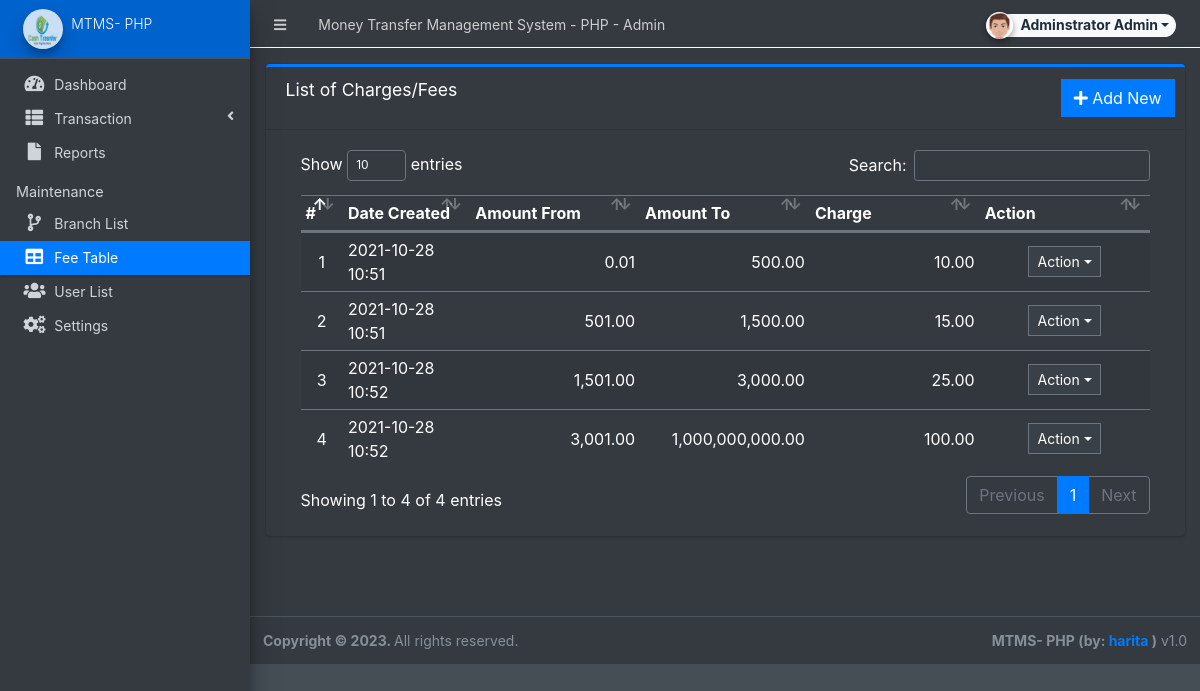
/admin/?page=maintenance/fee (signed in), run on the app's committed database.
### tables this page shows
CREATE TABLE `fee_list` (
  `id` int(30) NOT NULL,
  `amount_from` float NOT NULL DEFAULT 0,
  `amount_to` float NOT NULL DEFAULT 0,
  `fee` float NOT NULL DEFAULT 0,
  `date_created` datetime NOT NULL DEFAULT current_timestamp()
);

### admin/maintenance/fee.php (the view, shortened to what this page needs)
<div class="card card-outline card-primary">
	<div class="card-header">
		<h3 class="card-title">List of Charges/Fees</h3>
		<div class="card-tools">
			<a href="javascript:void(0)" id="create_new" class="btn btn-flat btn-primary"><span class="fas fa-plus"></span>  Add New</a>
		</div>
	</div>
	<div class="card-body">
		<div class="container-fluid">
        <div class="container-fluid">
			<table class="table table-hovered table-striped">
				<colgroup>
					<col width="5%">
					<col width="15%">
					<col width="20%">
					<col width="20%">
					<col width="20%">
					<col width="20%">
				</colgroup>
				<thead>
					<tr>
						<th>#</th>
						<th>Date Created</th>
						<th>Amount From</th>
						<th>Amount To</th>
						<th>Charge</th>
						<th>Action</th>
					</tr>
				</thead>
				<tbody>
					<?php
					$i = 1;
						$qry = $conn->query("SELECT * from `fee_list`  order by CAST(`fee` as integer) asc ");
						while($row = $qry->fetch_assoc()):
					?>
						<tr>
							<td class="text-center"><?php echo $i++; ?></td>
							<td><?php echo date("Y-m-d H:i",strtotime($row['date_created'])) ?></td>
							<td class="text-right"><?php echo number_format($row['amount_from'],2) ?></td>
							<td class="text-right"><?php echo number_format($row['amount_to'],2) ?></td>
							<td class="text-right"><?php echo number_format($row['fee'],2) ?></td>
							<td align="center">
								 <button type="button" class="btn btn-flat btn-default btn-sm dropdown-toggle dropdown-icon" data-toggle="dropdown">
				                  		Action
				                  </button>
							</td>
						</tr>
					<?php endwhile; ?>
				</tbody>
			</table>
		</div>
		</div>
	</div>
</div>

### data on the page
fee_list: date_created "2021-10-28 10:51", amount_from "0.01", amount_to "500.00", fee "10.00"
fee_list: date_created "2021-10-28 10:51", amount_from "501.00", amount_to "1,500.00", fee "15.00"
fee_list: date_created "2021-10-28 10:52", amount_from "1,501.00", amount_to "3,000.00", fee "25.00"
fee_list: date_created "2021-10-28 10:52", amount_from "3,001.00", amount_to "1,000,000,000.00", fee "100.00"

### other printed values
$_settings->info('name') "Money Transfer Management System - PHP"
$_settings->userdata('firstname').' '.$_settings->userdata('lastname') "Adminstrator Admin"
$_settings->info('short_name') "MTMS- PHP"
